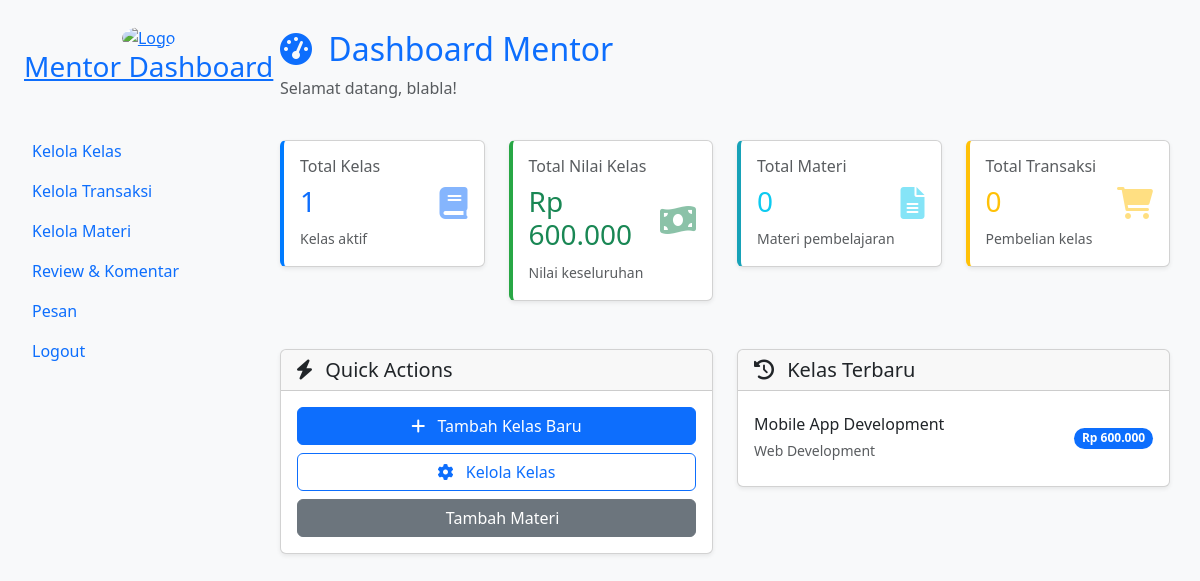
Before: /page/mentor-dashboard.php (signed in) with the older database file.
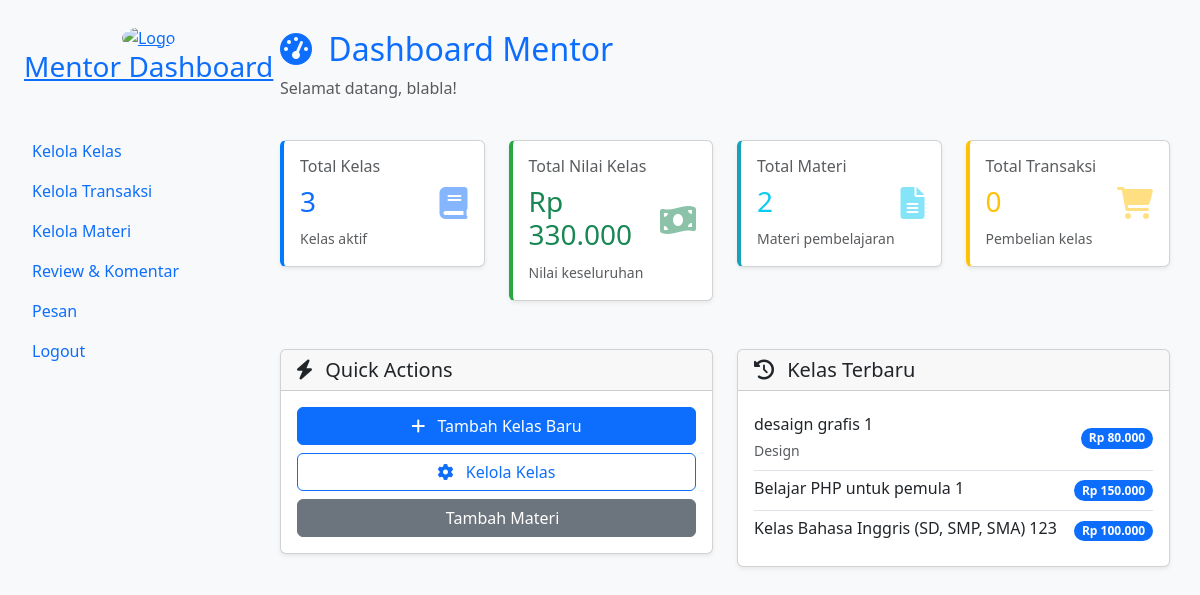
After: the same page with the newer database file.
### tables this page shows
CREATE TABLE `tb_kelas` (
  `id_kelas` int(30) NOT NULL,
  `id_mentor` int(30) NOT NULL,
  `nama_kelas` varchar(255) NOT NULL,
  `kategori` enum('SQL','Design','Java','Web Development','Bisnis','Ekonomi','Psikologi','IT','Python') NOT NULL,
  `harga` decimal(10,2) NOT NULL,
  `profil_kelas` varchar(100) DEFAULT NULL,
  `badge` varchar(100) DEFAULT NULL,
  `description` text DEFAULT NULL,
  `status_publikasi` enum('draft','pending','approved','rejected') NOT NULL DEFAULT 'draft'
);

### page/mentor-dashboard.php (the view, shortened to what the changed rows need)
<?php
require 'db.php';
$user_id = $_SESSION['id'];
$mentor_query = $conn->prepare("SELECT id_mentor FROM tb_mentor WHERE id_user = ?");
$mentor_query->bind_param("i", $user_id);
$mentor_query->execute();
$mentor_result = $mentor_query->get_result();
$mentor_row = $mentor_result->fetch_assoc();
$id_mentor = $mentor_row['id_mentor'];
$stmt_stats = $conn->prepare("
    SELECT
    COUNT(DISTINCT k.id_kelas) AS total_kelas,
    COALESCE(SUM(k.harga), 0) AS total_nilai_kelas
    FROM tb_kelas k
    WHERE k.id_mentor = ?
");
$stmt_stats->bind_param("i", $id_mentor);
$stmt_stats->execute();
$stats_result = $stmt_stats->get_result();
$stats = $stats_result->fetch_assoc();
$total_materi = 0;
$materi_query = "SELECT COUNT(*) as total_materi FROM tb_materi m
                 JOIN tb_kelas k ON m.id_kelas = k.id_kelas
                 WHERE k.id_mentor = ?";
$stmt_materi = $conn->prepare($materi_query);
if ($stmt_materi) {
    $stmt_materi->bind_param("i", $id_mentor);
    $stmt_materi->execute();
    $materi_result = $stmt_materi->get_result();
    $materi_data = $materi_result->fetch_assoc();
    $total_materi = $materi_data['total_materi'];
}
$recent_classes_query = $conn->prepare("
    SELECT nama_kelas, kategori, harga
    FROM tb_kelas
    WHERE id_mentor = ?
    ORDER BY id_kelas DESC
    LIMIT 5
");
$recent_classes_query->bind_param("i", $id_mentor);
$recent_classes_query->execute();
$recent_classes_result = $recent_classes_query->get_result();
?>
<!DOCTYPE html>
<html lang="en">
<head>
    <link href="https://cdn.jsdelivr.net/npm/bootstrap@5.3.3/dist/css/bootstrap.min.css" rel="stylesheet">
    <link rel="stylesheet" href="https://cdnjs.cloudflare.com/ajax/libs/font-awesome/6.0.0/css/all.min.css">
</head>
<body class="bg-light">
    <div class="content-wrapper" style="margin-left: 250px; padding: 30px;">
        <div class="row mb-4">
            <div class="col-12">
                <h2 class="text-primary">
                    <i class="fas fa-tachometer-alt me-2"></i>
                    Dashboard Mentor
                </h2>
            </div>
        </div>
        <div class="row mb-5">
            <div class="col-md-3">
                <div class="card stat-card primary shadow-sm">
                    <div class="card-body">
                        <div class="d-flex justify-content-between">
                            <div>
                                <h6 class="card-title text-muted">Total Kelas</h6>
                                <h3 class="text-primary"><?= $stats['total_kelas'] ?? 0 ?></h3>
                                <small class="text-muted">Kelas aktif</small>
                            </div>
                        </div>
                    </div>
                </div>
            </div>
            <div class="col-md-3">
                <div class="card stat-card success shadow-sm">
                    <div class="card-body">
                        <div class="d-flex justify-content-between">
                            <div>
                                <h6 class="card-title text-muted">Total Nilai Kelas</h6>
                                <h3 class="text-success">Rp <?= number_format($stats['total_nilai_kelas'] ?? 0, 0, ',', '.') ?></h3>
                                <small class="text-muted">Nilai keseluruhan</small>
                            </div>
                        </div>
                    </div>
                </div>
            </div>
            <div class="col-md-3">
                <div class="card stat-card info shadow-sm">
                    <div class="card-body">
                        <div class="d-flex justify-content-between">
                            <div>
                                <h6 class="card-title text-muted">Total Materi</h6>
                                <h3 class="text-info"><?= $total_materi ?></h3>
                                <small class="text-muted">Materi pembelajaran</small>
                            </div>
                        </div>
                    </div>
                </div>
            </div>
        </div>
        <div class="row">
            <div class="col-md-6">
                <div class="card shadow-sm">
                    <div class="card-body">
                        <?php if ($recent_classes_result->num_rows > 0): ?>
                            <div class="list-group list-group-flush">
                                <?php while ($class = $recent_classes_result->fetch_assoc()): ?>
                                    <div class="list-group-item d-flex justify-content-between align-items-center px-0">
                                        <div>
                                            <h6 class="mb-1"><?= htmlspecialchars($class['nama_kelas']) ?></h6>
                                            <small class="text-muted"><?= htmlspecialchars($class['kategori']) ?></small>
                                        </div>
                                        <span class="badge bg-primary rounded-pill">
                                            Rp <?= number_format($class['harga'], 0, ',', '.') ?>
                                        </span>
                                    </div>
                                <?php endwhile; ?>
                            </div>
                        <?php else: ?>
                            <p class="text-muted text-center mb-0">Belum ada kelas yang dibuat</p>
                        <?php endif; ?>
                    </div>
                </div>
            </div>
        </div>
    </div>
</body>
</html>

Changed rows visible on the page:
removed tb_kelas: nama_kelas "Mobile App Development", kategori "Web Development", harga "600.000"
now on this page (row edited): tb_kelas: nama_kelas "desaign grafis 1", kategori "Design", harga "80.000"
added tb_kelas: nama_kelas "Belajar PHP untuk pemula 1", harga "150.000"
now on this page (row edited): tb_kelas: nama_kelas "Kelas Bahasa Inggris (SD, SMP, SMA) 123", harga "100.000"
Other visible differences:
$stats['total_kelas']: "1" → "3"
$stats['total_nilai_kelas']: "600.000" → "330.000"
$total_materi: "0" → "2"
